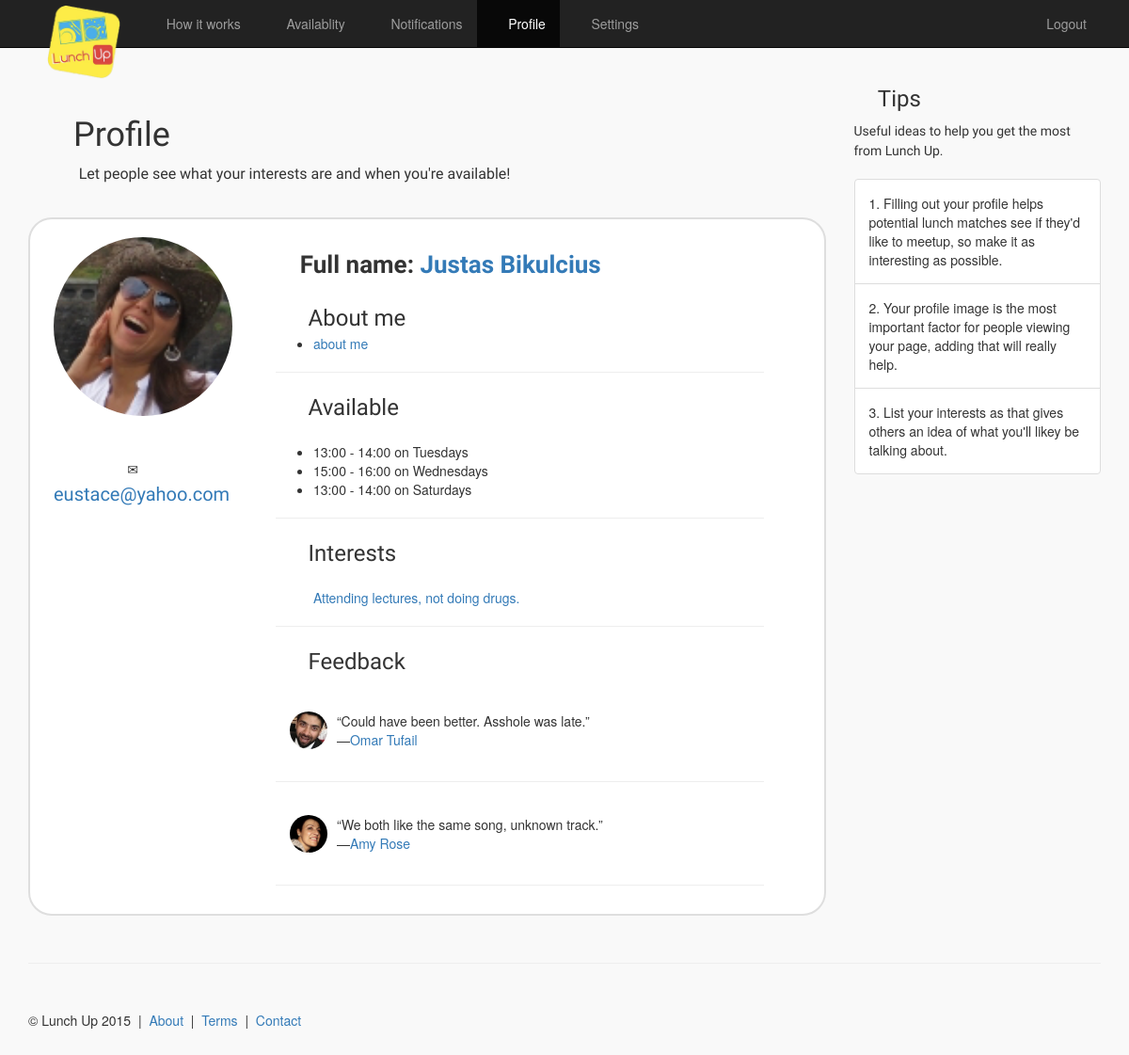
Before: /profile/ (signed in) with the older database file.
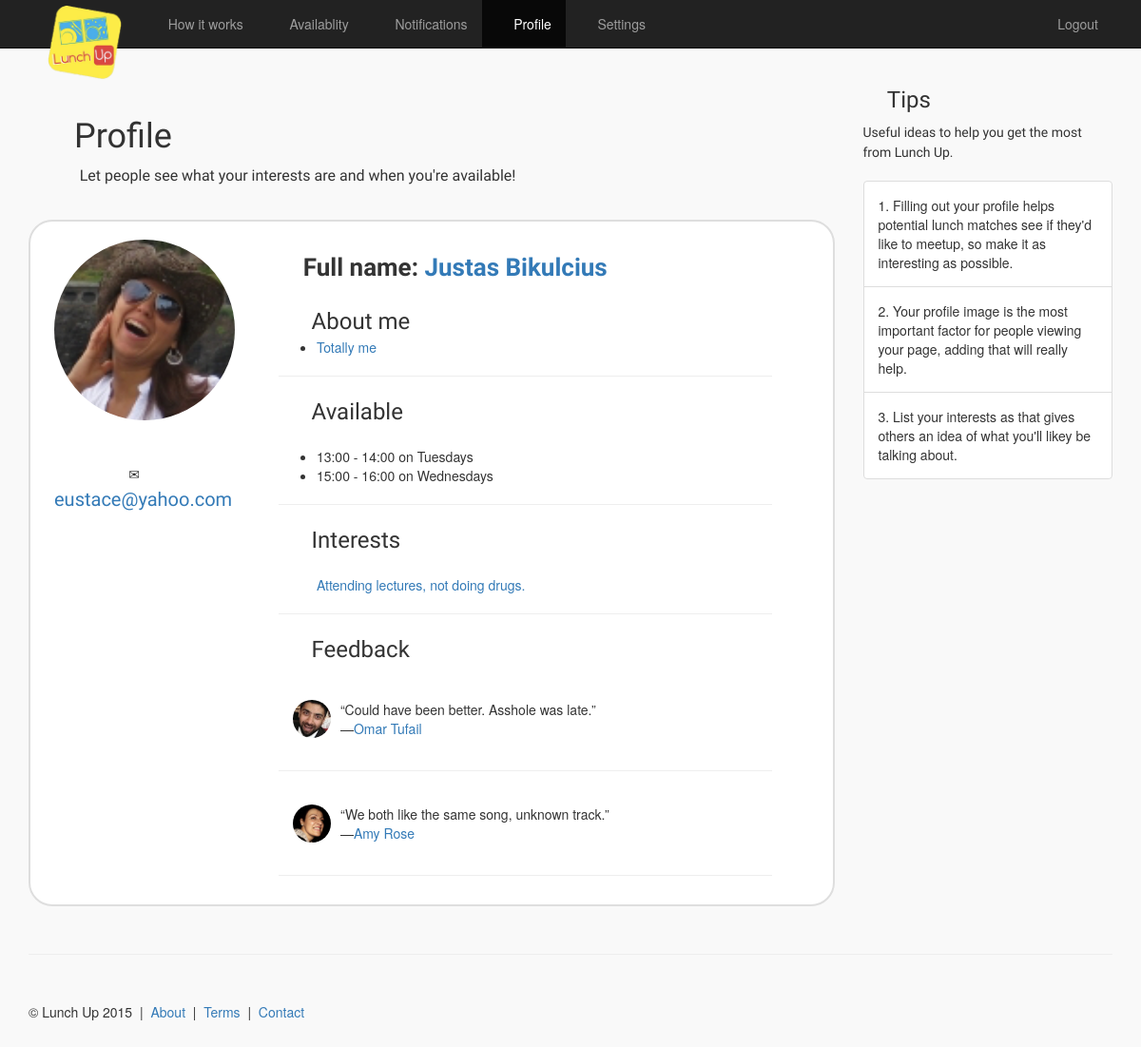
After: the same page with the newer database file.
### main/models.py (models this page shows)
class UserProfile(models.Model):
    user = models.OneToOneField(User)
    fullName = models.CharField(max_length=64)
    publicEmail = models.EmailField()
    availability = models.ManyToManyField(TimeInterval)
    interests = models.CharField(max_length=250)
    university = models.ForeignKey(University, blank=True, null=True)
    about = models.TextField(max_length=6000)
    picture = models.ImageField(upload_to='profile_images', blank=True)

class TimeInterval(models.Model):
    time = models.PositiveSmallIntegerField()
    day = models.CharField(max_length=10)

class Feedback(models.Model):
    content = models.CharField(max_length=6000)
    recipient = models.ForeignKey(UserProfile, related_name='feedback_recipient')
    author = models.ForeignKey(UserProfile, related_name='feedback_author')
    class Meta:
        verbose_name_plural = "feedback"

### main/views.py (the view, shortened to what this page needs)
# urls.py: url(r'^profile/$', views.profile, name='myprofile'),
@login_required
def profile(request, user_id=None):
    if user_id is not None:
        context_dict = {'user': User.objects.get(id=user_id)}
    else:
        context_dict = {'user': User.objects.get(id=request.user.id)}
    try:
        context_dict['profile'] = UserProfile.objects.get(user=context_dict['user'])
        context_dict['feedback'] = Feedback.objects.filter(recipient=context_dict['profile']).all()
    except:
        context_dict['profile'] = None
    if user_id is None or user_id == request.user.id:
        context_dict['myprofile'] = True
    else:
        context_dict['myprofile'] = None
    return render(request, 'registration/profile.html', context_dict)

### templates/registration/profile.html (shortened to what the changed rows need)
{% extends "base.html" %}
{% load staticfiles %}
{% block body_block %}
    <div class="row row-offcanvas row-offcanvas-right">
        <div class="col-xs-12 col-sm-9">
            <div class="jumbotron_two">
                <h1><span class="glyphicon glyphicon-user" aria-hidden="true"></span> <span
                        class="font_styled">Profile</span></h1>
            </div>
            <div class="row" style="padding:15px;">
                <div class="col-md-12"
                     style="border: 2px solid; border-radius: 25px; border-color: #dedede; margin-bottom:15px; padding:10px; background-color:#ffffff;">
                    <div class="col-md-3 text-center" style="margin:9px 30px 0 0;" style="background-color:#0000ff;">
                        {% if myprofile != None %}
                            <a href="{% url 'upload_picture' %}">
                        {% endif %}
                        {% if profile.picture %}
                            <img src="{{ profile.picture.url }}" width="190" class="img-circle">
                        {% else %}
                            <img src="{% static 'images/profile.jpg' %}" width="190" class="img-circle">
                        {% endif %}
                        {% if myprofile != None %}
                            </a>
                        {% endif %}
                        <br/><br/><br/>
                        <span class="glyphicon glyphicon-envelope" aria-hidden="true"></span>&nbsp;&nbsp;<span
                            style="font-size:20px;" class="font_styled">
                        {% if myprofile != None %}
                        <a href="#" id="publicEmail" data-type="text"
                                                                           data-pk="{{ profile.id }}"
                                                                           data-url="/edit_profile/"
                                                                           data-title="Enter your public email">{{ profile.publicEmail }}</a></span>
                    {% else %}
                        <a href="mailto:{{ profile.publicEmail }}">Email me!</a>
                    {% endif %}
                    </div>
                    <div class="col-md-8">
                        <br/>
                        {% if myprofile != None %}
                            <span style="font-size:26px; font-weight:bold;" class="font_styled">&nbsp;&nbsp;&nbsp;&nbsp;Full name: <a
                                    href="#" id="fullName" data-type="text" data-pk="{{ profile.id }}"
                                    data-url="/edit_profile/"
                                    data-title="Enter your full name">{{ profile.fullName }}</a></span>
                        {% else %}
                            <span style="font-size:26px; font-weight:bold;"
                                  class="font_styled">&nbsp;&nbsp;&nbsp;&nbsp;{{ profile.fullName }}</span>
                        {% endif %}
                        <br/><br/>
                        <span class="glyphicon glyphicon-edit" aria-hidden="true"></span><span style="font-size:24px;"
                                                                                               class="font_styled">&nbsp;&nbsp;&nbsp;&nbsp;About me</span>
                        <ul>
                            <li>
                                {% if myprofile != None %}
                                    <a href="#" id="about" data-type="textarea" data-pk="{{ profile.id }}"
                                       data-url="/edit_profile/"
                                       data-title="Tell us something about yourself">{{ profile.about }}</a>
                                {% else %}
                                    {{ profile.about }}
                                {% endif %}
                            </li>
                        </ul>
                        <hr/>
                        <span class="glyphicon glyphicon-time" aria-hidden="true"></span><span style="font-size:24px;"
                                                                                               class="font_styled">&nbsp;&nbsp;&nbsp;&nbsp;Available</span>
                        <br/><br/>
                        <ul>
                            {% if profile.availability %}
                                {% for timeint in profile.availability.all %}
                                    <li>{{ timeint.time }}:00 - {{ timeint.time|add:1 }}:00 on {{ timeint.day }}s</li>
                                {% endfor %}
                            {% endif %}
                        </ul>
                        <hr/>
                        <span class="glyphicon glyphicon-list" aria-hidden="true"></span><span style="font-size:24px;"
                                                                                               class="font_styled">&nbsp;&nbsp;&nbsp;&nbsp;Interests</span>
                        <br/><br/>
                        <ul>
                                {% if myprofile != None %}
                                    <a href="#" id="interests" data-type="textarea" data-pk="{{ profile.id }}"
                                       data-url="/edit_profile/"
                                       data-title="List your interests">{{ profile.interests }}</a>
                                {% else %}
                                    {{ profile.interests }}
                                {% endif %}
                        </ul>
                        <hr/>
                        <span class="glyphicon glyphicon-comment" aria-hidden="true"></span><span
                            style="font-size:24px;" class="font_styled">&nbsp;&nbsp;&nbsp;&nbsp;Feedback</span>
                        <br/><br/>
                        {% if feedback %}
                            {% for entry in feedback %}
                            <span href="#" class="list-group-item" style="padding:15px; border:0px;">
                                {% if entry.author.picture %}
                                <img src="{{ entry.author.picture.url }}" width="40" class="img-circle" style="float:left; margin-right:10px;"/>
                                {% else %}
                                <img src="{% static 'images/profile.jpg' %}" width="40" class="img-circle" style="float:left; margin-right:10px;"/>
                                {% endif %}
                                &ldquo;{{ entry.content }}&rdquo;<br/>&mdash;<a
                                href="/profile/{{ entry.author.user.id }}">{{ entry.author.fullName }}</a></span>
                            <hr/>
                            {% endfor %}
                        {% else %}
                            <h3>No feedback yet.</h3>
                        {% endif %}
                    </div>
                </div>
            </div>
        </div>
    </div>
{% endblock %}

Changed rows visible on the page:
no longer on this page (row unchanged): TimeInterval: time "13", time|add "14", day "Saturday"
changed UserProfile "Justas Bikulcius": about "about me" → "Totally me"
